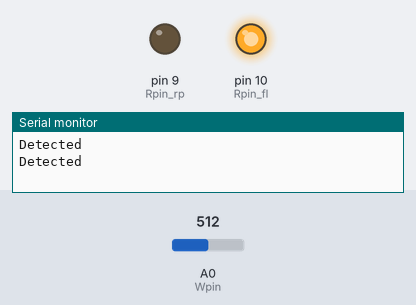
The sketch below on a simulated Arduino Uno, built with avr-gcc and run on an emulated ATmega328P. On the bench: output pins drawn as LEDs (lit = HIGH), the last lines printed to the serial monitor. Inputs (shaded band) come from the test bench; at power-on: A0 (Wpin) = 512.

Above: at 1.8 s.
1.9 s: A0 (Wpin) set to 311
3.4 s: A0 (Wpin) set to 291
At 5.1 s:
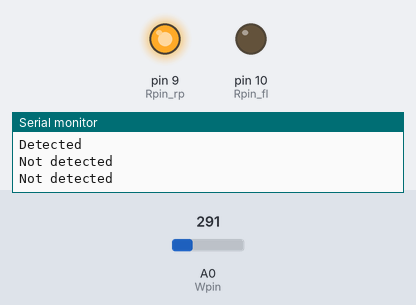
5.5 s: A0 (Wpin) set to 306
At 6.6 s:
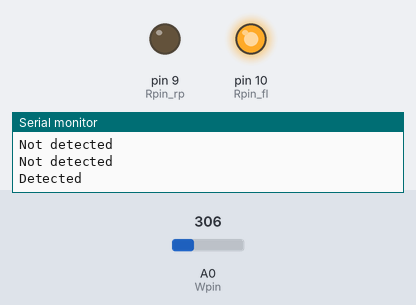
7.5 s: A0 (Wpin) set to 290
At 9.4 s:
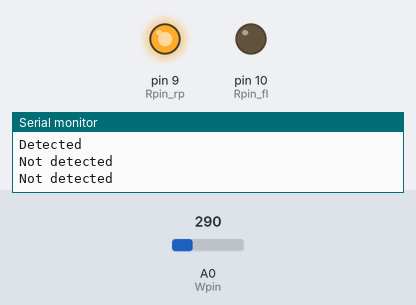
Timing chart, 0 to 10.5 s (numbered marks = the images above; inputs shaded):
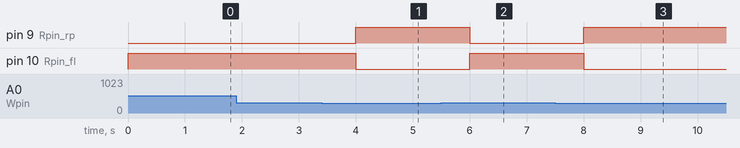

The sketch:

Gray_Water_Tank.ino
```cpp
int Wval = 0;  // Water level sensor value pre-defined
int Wpin = A0;  // Water level sensor pin
int Rpin_fl = 10; // Relay pin for soloniod valve connected to the flush tank
int Rpin_rp = 9;  // Relay pin for soloniod valve connected to the Recharge pit

void setup() {
  // put your setup code here, to run once:
Serial.begin(9600);
pinMode(Rpin_fl,OUTPUT);
pinMode(Rpin_rp,OUTPUT);
}

void loop() {
  // put your main code here, to run repeatedly:
  Wval = analogRead(Wpin);
  if(Wval>300){
    Serial.println("Detected");

    digitalWrite(Rpin_fl,HIGH);
    digitalWrite(Rpin_rp,LOW);


  }
  else{
    Serial.println("Not detected");
     digitalWrite(Rpin_fl,LOW);
    digitalWrite(Rpin_rp,HIGH);


  }
 delay(1000);


}
```

Measured:
- the behaviour switches between 301 and 300 on A0 (Wpin) (found by bisection; images 0 and 1)
- after the input at 3.4 s, pin 9 (Rpin_rp): LOW → HIGH after 0.60 s; pin 10 (Rpin_fl): HIGH → LOW after 0.60 s
- after the input at 5.5 s, pin 9 (Rpin_rp): HIGH → LOW after 0.50 s; pin 10 (Rpin_fl): LOW → HIGH after 0.50 s
- after the input at 7.5 s, pin 9 (Rpin_rp): LOW → HIGH after 0.50 s; pin 10 (Rpin_fl): HIGH → LOW after 0.50 s
